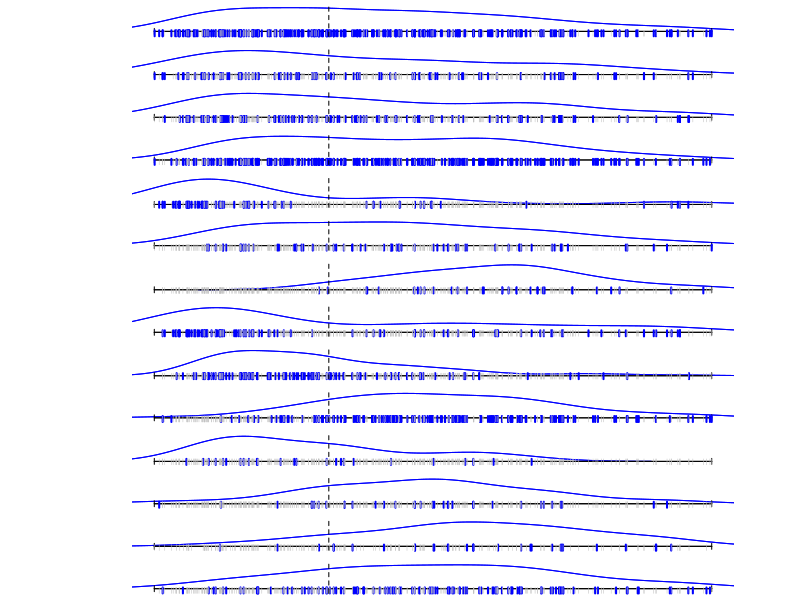

R code for this plot:
##################################################################################################
# ~~~~~~~~~~~~~~~~~~~~~~~~~~~~~~~~~~~~~~~~~~~~~~~~~~~~~~~~~~~~~~~~~~~~~~~~~~~~~~~~~~~~~~~~~~~~~~~~
##################################################################################################
# Start
#"""""""""""""""""""""""""""""""""""""""""""""""""""""""""""""""""""""""""""""""""""""""""""""""""
# Density plot script written by Dr Reza Rafiee
# Research Associate, Northern Institute for Cancer Research, Newcastle University
# This script gets a csv file including age at diagnosis and other features for plotting density plots 

linear.density.plot <- function(present.score,not.present.score, condition, max.age)
  
{
  #max(c(present.score,not.present.score)) -> max.age
  score <- c(present.score,not.present.score)
  cat <- rep('a',length(score))
  cat[score<5] <- 'less.five'
  #cat[score<5&score>=3] <- 'three.to.five'
  cat[score<=max.age&score>=5] <- 'more.five'
  cat <- as.factor(cat)
  cat <- factor(cat,levels(cat)[c(1,3,2)])
  pres.fact <- factor(c(rep("Present",length(present.score)),rep("Absent",length(not.present.score))))
  counts <- table(pres.fact,cat)
  plot(density(present.score)$x,density(present.score)$y*14, col = "blue", type = "l",   #density(present.score)$y*13 is original, 15
       ylim=c(-0.2,max(density(present.score)$y)*14),  # original 
       #ylim=c(-0.2,4.00),   # maxium Y axis (3.59) is for the Chr17q.gain
       xlim=c(0,max.age), xlab = "Age (Years)", 
       bty="n",
       xaxt='n', ann=FALSE, yaxt='n'
  )

  lines(density(present.score)$x,density(present.score)$y*14, col = "blue")  #15
  axis(1,at=c(0,max.age),pos=0, tck=c(-0.1), labels = NA,lwd=1)
  axis(1,at=c(0,max.age),pos=0, tck=c(0.1), labels = NA,lwd=1)
  #lines(density(present.score), col = "blue")
  rug(present.score, col = "blue", side = 1, ticksize=0.2,lwd = 2)
  rug(not.present.score, col = "grey", side = 1, ticksize=0.2,lwd =0.5)
  abline(v=5, lty = 2)
  mtext(paste("",condition), side = 2, las = 1, cex = 0.75)
  
}

setwd("~/")

#### density plots

# 31 March 2017
data_Infant16 <- read.csv("Under5vsOver5DensityPlots.csv", header=T)  # 
data <- data_Infant16

#### data stored in a list for each plot on the combined linear density plot

density.plots <- list()

###########

score <- data$Ageatdiagnosis
cat <- rep('a',length(score))

cat[score<5] <- 'less.five'
cat[score>=5] <- 'more.five'
cat <- as.factor(cat)
cat <- factor(cat,levels(cat)[c(1,3,2)])

present.score <- data_Infant16$Ageatdiagnosis[which(data_Infant16$Male=="1")]
not.present.score <- data_Infant16$Ageatdiagnosis[which(data_Infant16$Male=="2")]
density.plots[[1]]<-list(present.score,not.present.score)

present.score <- data_Infant16$Ageatdiagnosis[which(data_Infant16$STR=="1")]
not.present.score <- data_Infant16$Ageatdiagnosis[which(data_Infant16$STR=="2")]
density.plots[[2]]<-list(present.score,not.present.score)

present.score <- data_Infant16$Ageatdiagnosis[which(data_Infant16$M2.=="1")]  
not.present.score <- data_Infant16$Ageatdiagnosis[which(data_Infant16$M2.=="2")]
density.plots[[3]]<-list(present.score,not.present.score)

present.score <- data$Ageatdiagnosis[which(data_Infant16$CLA=="1")]
not.present.score <- data$Ageatdiagnosis[which(data_Infant16$CLA=="2")]
density.plots[[4]] <- list(present.score,not.present.score)

present.score <- data_Infant16$Ageatdiagnosis[which(data_Infant16$DN.MBEN=="1")]
not.present.score <- data_Infant16$Ageatdiagnosis[which(data_Infant16$DN.MBEN=="2")]
density.plots[[5]] <- list(present.score,not.present.score)

present.score <- data_Infant16$Ageatdiagnosis[which(data_Infant16$LCA=="1")]
not.present.score <- data_Infant16$Ageatdiagnosis[which(data_Infant16$LCA=="2")] 
density.plots[[6]] <- list(present.score,not.present.score)

present.score <- data_Infant16$Ageatdiagnosis[which(data_Infant16$WNT=="1")]
not.present.score <- data_Infant16$Ageatdiagnosis[which(data_Infant16$WNT=="2")]
density.plots[[7]] <- list(present.score,not.present.score)

present.score <- data_Infant16$Ageatdiagnosis[which(data_Infant16$SHH=="1")]
not.present.score <- data_Infant16$Ageatdiagnosis[which(data_Infant16$SHH=="2")]
density.plots[[8]] <- list(present.score,not.present.score)

present.score <- data_Infant16$Ageatdiagnosis[which(data_Infant16$G3=="1")]
not.present.score <- data_Infant16$Ageatdiagnosis[which(data_Infant16$G3=="2")]
density.plots[[9]] <- list(present.score,not.present.score)

present.score <- data_Infant16$Ageatdiagnosis[which(data_Infant16$G4=="1")]
not.present.score <- data_Infant16$Ageatdiagnosis[which(data_Infant16$G4=="2")]
density.plots[[10]] <- list(present.score,not.present.score)


present.score <- data_Infant16$Ageatdiagnosis[which(data_Infant16$MYC.amplification=="1")]
not.present.score <- data_Infant16$Ageatdiagnosis[which(data_Infant16$MYC.amplification=="2")]
density.plots[[11]] <- list(present.score,not.present.score)

present.score <- data_Infant16$Ageatdiagnosis[which(data_Infant16$MYCN.amplification=="1")]
not.present.score <- data_Infant16$Ageatdiagnosis[which(data_Infant16$MYCN.amplification=="2")]
density.plots[[12]] <- list(present.score,not.present.score)

present.score <- data_Infant16$Ageatdiagnosis[which(data_Infant16$TP53.mutation=="1")]
not.present.score <- data_Infant16$Ageatdiagnosis[which(data_Infant16$TP53.mutation=="2")]
density.plots[[13]]<-list(present.score,not.present.score)


present.score <- data_Infant16$Ageatdiagnosis[which(data_Infant16$i17q=="1")]
not.present.score <- data_Infant16$Ageatdiagnosis[which(data_Infant16$i17q=="2")]
density.plots[[14]]<-list(present.score,not.present.score)

# present.score <- data_Infant16$Ageatdiagnosis[which(data_Infant16$Under.5=="1")]  # Under 5
# not.present.score <- data_Infant16$Ageatdiagnosis[which(data_Infant16$Under.5=="2")]  # more than 5 years
# density.plots[[2]] <- list(present.score,not.present.score)



names(density.plots)<-c("Male", #1
                        "STR", #2
                        "M2+", #3 max(density(present.score)$y)*13 ===> 0.9822429
                        #"DN/MBEN", #4 max(density(present.score)$y)*13 ===> 0.9822429
                        "CLA", #4
                        "DN/MBEN", #5
                        "LCA", #6
                        "WNT", #7
                        "SHH", #8
                        "Grp3", #9
                        "Grp4", #10
                        "MYC amplification", #11
                        "MYCN amplification", #12
                        #"Male", #13 - max(density(present.score)$y)*13 ===> 1.750508
                        "TP53 Mutation", #13
                        "iso17q")    #14

names(density.plots)<- strrep(" ",1:14)    #14

##save(density.plots, file="~/My Projects at NICR/2014/Infant/Our New Material/density.plots_List20Var_14Jan16.rda")
##save(density.plots, file="~/My Projects at NICR/2014/Infant/Our New Material/density.plots_List16Var_08Jan16.rda")
###pdf(file="linear.density.plot.pdf")
#load("~/My Projects at NICR/2014/Infant/Our New Material/density.plots_List16Var_08Jan16.rda")
###data <- read.csv(file = "Infant data current 0-16 DH050116_Ch17.csv")
#load("~/My Projects at NICR/2014/Infant/Our New Material/density.plots_List20Var_14Jan16.rda")
#data <- read.csv(file = "FOR DENSITY PLOT FIG 1 ONLY_DATA INFIDELITY Copy of Infant data current 0-16 DH140116.csv")

max.age <- max(data_Infant16$Ageatdiagnosis, na.rm=TRUE)
#max.age <- max(data$Ageatdiagnosis)
number.of.graphs <- 14
#number.of.graphs <- 1

#pdf(file="linear.density.plot14Jan2016_Final.pdf")

par(mfrow=c(number.of.graphs,1),mar=c(0.5,10,0.5,5)) #original: mar=c(0.5,8,0.5,5)

for(i in 1:14)
{ 
  present.score <- as.numeric(density.plots[[i]][[1]])
  present.score <- present.score[!is.na(present.score)]
  
  not.present.score <- as.numeric(density.plots[[i]][[2]]) 
  not.present.score <- not.present.score[!is.na(not.present.score)]
  
  linear.density.plot(present.score ,not.present.score ,names(density.plots)[i],max.age)
  
}


#dev.off()

#"""""""""""""""""""""""""""""""""""""""""""""""""""""""""""""""""""""""""""""""""""""""""""""""""
# End
##################################################################################################
# ~~~~~~~~~~~~~~~~~~~~~~~~~~~~~~~~~~~~~~~~~~~~~~~~~~~~~~~~~~~~~~~~~~~~~~~~~~~~~~~~~~~~~~~~~~~~~~~~
##################################################################################################

